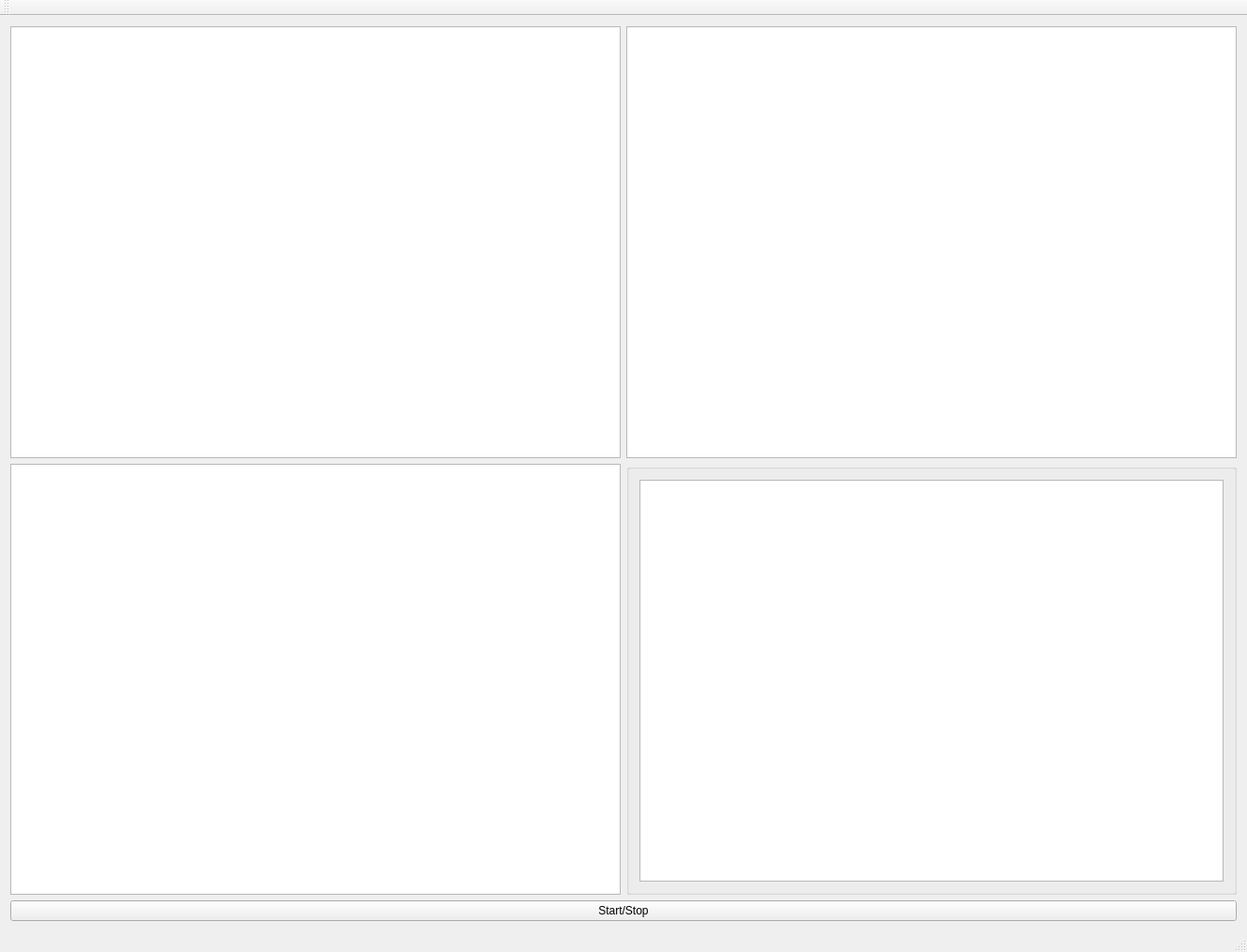
<?xml version="1.0" encoding="UTF-8"?>
<ui version="4.0">
 <class>MainWindow</class>
 <widget class="QMainWindow" name="MainWindow">
  <property name="geometry">
   <rect>
    <x>0</x>
    <y>0</y>
    <width>1328</width>
    <height>1014</height>
   </rect>
  </property>
  <property name="windowTitle">
   <string>Пропорциональная навигация</string>
  </property>
  <widget class="QWidget" name="centralWidget">
   <layout class="QGridLayout" name="gridLayout">
    <item row="2" column="0" colspan="2">
     <widget class="QPushButton" name="pushButton">
      <property name="text">
       <string>Start/Stop</string>
      </property>
     </widget>
    </item>
    <item row="1" column="0">
     <widget class="graphicsView" name="graphicsView_XZ">
      <property name="sizePolicy">
       <sizepolicy hsizetype="Minimum" vsizetype="Minimum">
        <horstretch>0</horstretch>
        <verstretch>0</verstretch>
       </sizepolicy>
      </property>
      <property name="minimumSize">
       <size>
        <width>0</width>
        <height>0</height>
       </size>
      </property>
      <property name="verticalScrollBarPolicy">
       <enum>Qt::ScrollBarAlwaysOff</enum>
      </property>
      <property name="horizontalScrollBarPolicy">
       <enum>Qt::ScrollBarAlwaysOff</enum>
      </property>
     </widget>
    </item>
    <item row="0" column="1">
     <widget class="graphicsView" name="graphicsView_ZY">
      <property name="sizePolicy">
       <sizepolicy hsizetype="Minimum" vsizetype="Minimum">
        <horstretch>0</horstretch>
        <verstretch>0</verstretch>
       </sizepolicy>
      </property>
      <property name="minimumSize">
       <size>
        <width>0</width>
        <height>0</height>
       </size>
      </property>
      <property name="verticalScrollBarPolicy">
       <enum>Qt::ScrollBarAlwaysOff</enum>
      </property>
      <property name="horizontalScrollBarPolicy">
       <enum>Qt::ScrollBarAlwaysOff</enum>
      </property>
     </widget>
    </item>
    <item row="1" column="1">
     <widget class="QGroupBox" name="StatusBox">
      <property name="sizePolicy">
       <sizepolicy hsizetype="Minimum" vsizetype="Minimum">
        <horstretch>0</horstretch>
        <verstretch>0</verstretch>
       </sizepolicy>
      </property>
      <property name="title">
       <string/>
      </property>
      <layout class="QHBoxLayout" name="horizontalLayout">
       <item>
        <widget class="QTableWidget" name="dataTable">
         <property name="enabled">
          <bool>true</bool>
         </property>
         <property name="sizePolicy">
          <sizepolicy hsizetype="Minimum" vsizetype="Minimum">
           <horstretch>0</horstretch>
           <verstretch>0</verstretch>
          </sizepolicy>
         </property>
         <property name="font">
          <font>
           <kerning>true</kerning>
          </font>
         </property>
         <property name="gridStyle">
          <enum>Qt::SolidLine</enum>
         </property>
        </widget>
       </item>
      </layout>
     </widget>
    </item>
    <item row="0" column="0">
     <widget class="graphicsView" name="graphicsView_XY">
      <property name="sizePolicy">
       <sizepolicy hsizetype="Minimum" vsizetype="Minimum">
        <horstretch>0</horstretch>
        <verstretch>0</verstretch>
       </sizepolicy>
      </property>
      <property name="minimumSize">
       <size>
        <width>0</width>
        <height>0</height>
       </size>
      </property>
      <property name="verticalScrollBarPolicy">
       <enum>Qt::ScrollBarAlwaysOff</enum>
      </property>
      <property name="horizontalScrollBarPolicy">
       <enum>Qt::ScrollBarAlwaysOff</enum>
      </property>
     </widget>
    </item>
   </layout>
  </widget>
  <widget class="QMenuBar" name="menuBar">
   <property name="geometry">
    <rect>
     <x>0</x>
     <y>0</y>
     <width>1328</width>
     <height>22</height>
    </rect>
   </property>
  </widget>
  <widget class="QToolBar" name="mainToolBar">
   <attribute name="toolBarArea">
    <enum>TopToolBarArea</enum>
   </attribute>
   <attribute name="toolBarBreak">
    <bool>false</bool>
   </attribute>
  </widget>
  <widget class="QStatusBar" name="statusBar"/>
 </widget>
 <layoutdefault spacing="6" margin="11"/>
 <customwidgets>
  <customwidget>
   <class>graphicsView</class>
   <extends>QGraphicsView</extends>
   <header location="global">graphicsview.h</header>
  </customwidget>
 </customwidgets>
 <resources/>
 <connections/>
</ui>
